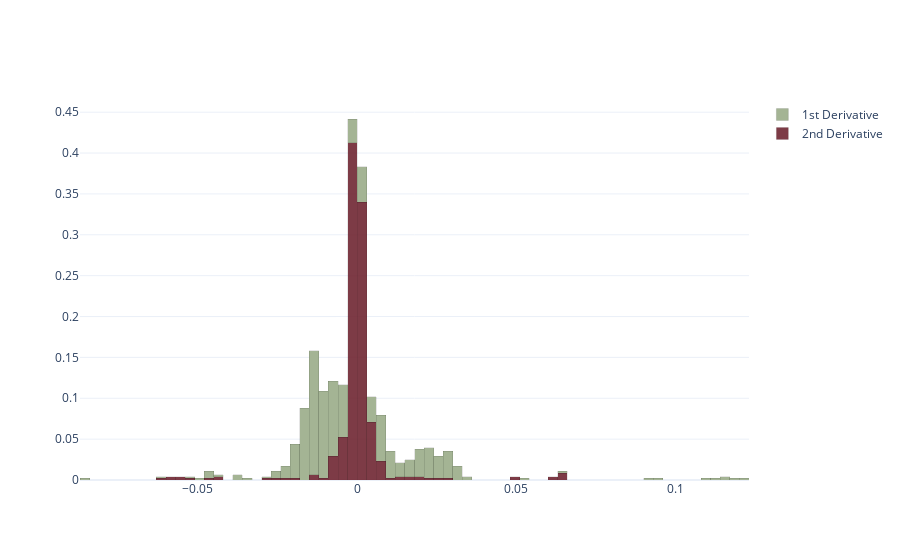

Here is the notebook cell this chart was saved with:
### Code cell
fig = go.Figure()

marker_width = 0.1
bin_size = 0.003

fig.add_trace(go.Histogram(
    x=deriv2_df["deriv_2"],
    histnorm='probability',
    name='2nd Derivative', 
    xbins=dict( 
        size=bin_size
    ),
    opacity=0.9,
    marker_line=dict(width=marker_width, color='black')
))

fig.add_trace(go.Histogram(
    x=deriv_df["deriv"],
    histnorm='probability',
    name='1st Derivative', #
    xbins=dict( 
        size=bin_size
    ),
    opacity=1,
    marker_line=dict(width=marker_width, color='black')
))


fig.update_layout(
    # bargap=0.01, 
    barmode="stack"
)

### Figure 1 — Plotly figure (JSON) as saved in the notebook; plotly's stock layout.template omitted (floating-point values rounded to 4 significant figures; data arrays with more than 128 entries replaced by an {"elided": "..."} marker saying what was removed)
{"data": [{"histnorm": "probability", "marker": {"line": {"color": "black", "width": 0.1}}, "name": "2nd Derivative", "opacity": 0.9, "type": "histogram", "x": {"elided": "480 float values"}, "xbins": {"size": 0.003}}, {"histnorm": "probability", "marker": {"line": {"color": "black", "width": 0.1}}, "name": "1st Derivative", "opacity": 1, "type": "histogram", "x": {"elided": "480 float values"}, "xbins": {"size": 0.003}}], "layout": {"barmode": "stack"}}
